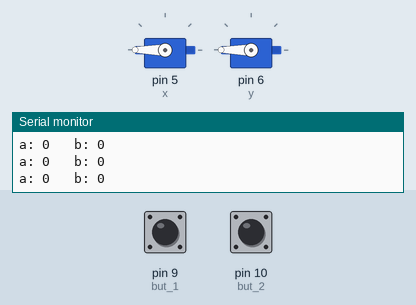
Bench run of a sketch on a simulated Arduino Uno, built with avr-gcc and run on an emulated ATmega328P. On the bench: 2 × servo, the last lines printed to the serial monitor. The inputs (shaded band) are chosen by the test bench; at power-on: pin 9 (but_1) LOW, pin 10 (but_2) LOW.

Above: at 1.2 s.
1.3 s: pin 9 (but_1) pulled HIGH for 1 s
At 1.9 s:
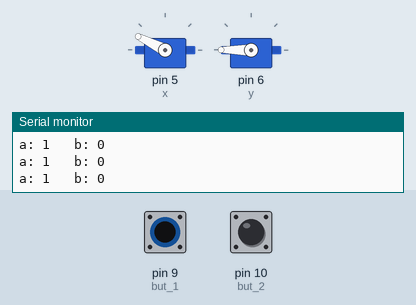
3.8 s: pin 10 (but_2) pulled HIGH for 1 s
At 4.6 s:
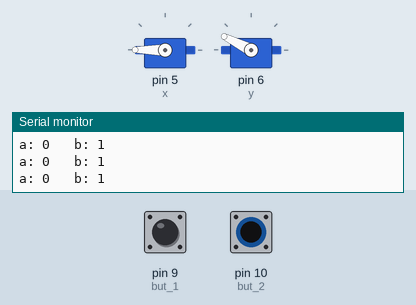
6.3 s: pin 9 (but_1) pulled HIGH for 0.15 s
At 6.8 s:
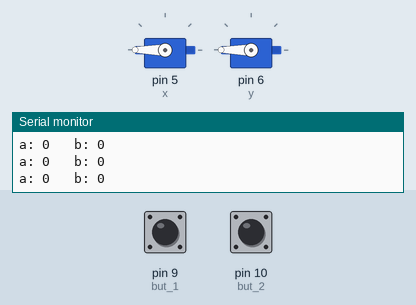
9.4 s: pin 10 (but_2) pulled HIGH for 0.15 s
At 9.52 s:
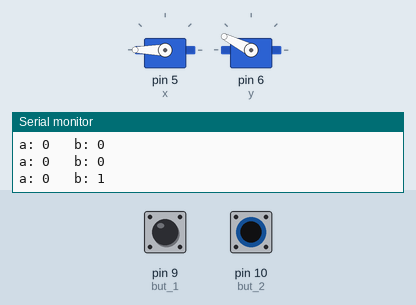
12.5 s: pin 10 (but_2) pulled HIGH for 3.2 s
At 16.4 s:
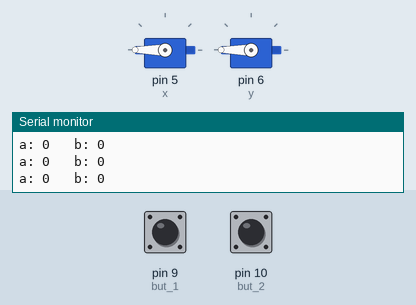
18.7 s: pin 9 (but_1) driven HIGH and pin 10 (but_2) driven HIGH
At 20.1 s:
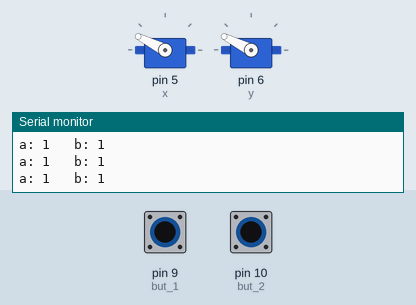
Timing chart, 0 to 21.4 s (numbered marks = the images above; inputs shaded):
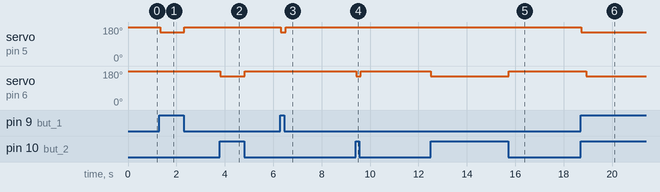

Measured:
- after the input at 1.3 s, servo on pin 5 (x): 180° → 153° at once, → 180° 1.0 s later
- after the input at 3.8 s, servo on pin 6 (y): 180° → 153° at once, → 180° 1.0 s later
- after the input at 6.3 s, servo on pin 5 (x): 180° → 153° at once, → 180° 0.20 s later
- after the input at 9.4 s, servo on pin 6 (y): 180° → 153° at once, → 180° 0.20 s later
- after the input at 12.5 s, servo on pin 6 (y): 180° → 153° at once, → 180° 3.2 s later
- after the input at 18.7 s, servo on pin 5 (x): 180° → 153° at once; servo on pin 6 (y): 180° → 153° after 0.22 s

The sketch:

Smart_Switch.ino
```cpp
#include <Servo.h>
Servo x;
Servo y;

#include <SoftwareSerial.h>
SoftwareSerial bluetooth (2, 3); //RX, TX
char t;

const int but_1 = 9;
const int but_2 = 10;

void setup() {
  Serial.begin (9600);
  bluetooth.begin (9600);
  x.attach (5);
  y.attach (6);
  pinMode (5, OUTPUT);
  pinMode (but_1, INPUT);
  pinMode (but_2, INPUT);
}

void loop() {

if (bluetooth.available()) {
  t = bluetooth.read();

  if (t == 1) {
    x.write (153);
    delay (200);
    //x.write (180);
  }

  else {
    x.write (180);
  }

  if (t == 0) {
    y.write (153);
    delay (200);
    //y.write (180);
  }

  else {
    y.write (180);
  }
}

  int a = digitalRead (but_1);
  int b = digitalRead (but_2);
  Serial.print ("a: ");
  Serial.print (a);
  Serial.print ("   b: ");
  Serial.print (b);
  Serial.println ("");

  if (a == 1) {
    x.write (153);
    delay (200);
    //x.write (180);
  }

  else {
    x.write (180);
  }

  if (b == 1) {
    y.write (153);
    delay (200);
    //y.write (180);
  }

  else {
    y.write (180);
  }

}
```
